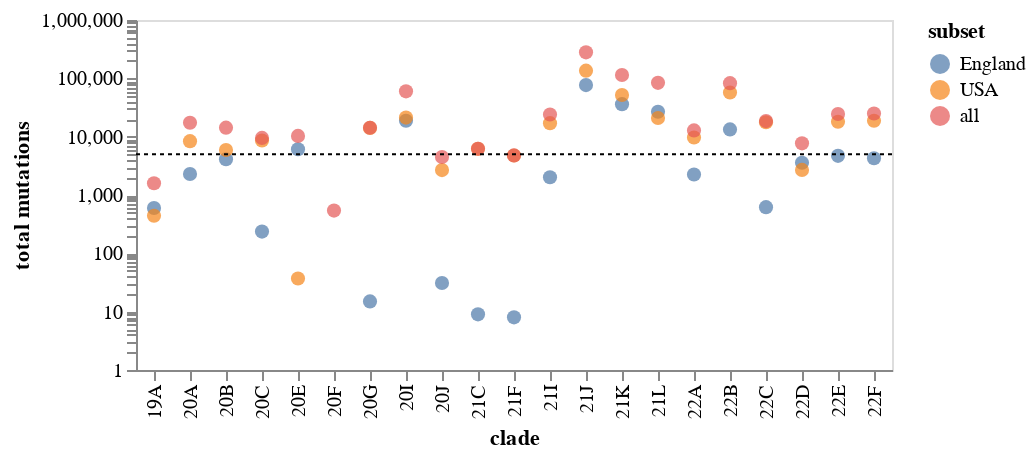

Here is the notebook cell this chart was saved with:
### Markdown cell above
Plot total mutation counts for each clade and subset on a log scale.
Also draw a line at our minimum cutoff: we only keep subsets above this cutoff:

### Code cell
clade_counts = mut_type_counts.groupby(["clade", "subset"], as_index=False).aggregate(
    {"count": "sum"}
)

clade_counts_chart = (
    alt.Chart(clade_counts)
    .encode(
        x="clade",
        y=alt.Y("count", title="total mutations", scale=alt.Scale(type="log")),
        tooltip=["clade", "subset", "count"],
        color="subset",
    )
    .mark_circle(size=50, opacity=0.7)
    .properties(width=alt.Step(18), height=175)
)

# draw cutoff line
cutoff = (
    alt.Chart(pd.DataFrame({"y": [synonymous_spectra_min_counts]}))
    .encode(y="y")
    .mark_rule(strokeDash=[2, 2])
)

(clade_counts_chart + cutoff).configure_axis(grid=False)

### Figure 1 — Vega-Lite specification as saved in the notebook (floating-point values rounded to 4 significant figures)
{"config": {"view": {"continuousWidth": 400, "continuousHeight": 300}, "axis": {"grid": false}}, "layer": [{"data": {"name": "data-19abca5a629f40b9ae6414cdc2043ffe"}, "mark": {"type": "circle", "opacity": 0.7, "size": 50}, "encoding": {"color": {"field": "subset", "type": "nominal"}, "tooltip": [{"field": "clade", "type": "nominal"}, {"field": "subset", "type": "nominal"}, {"field": "count", "type": "quantitative"}], "x": {"field": "clade", "type": "nominal"}, "y": {"field": "count", "scale": {"type": "log"}, "title": "total mutations", "type": "quantitative"}}, "height": 175, "width": {"step": 18}}, {"data": {"name": "data-9d9e832a3b89e17cd1e72e4f821f0927"}, "mark": {"type": "rule", "strokeDash": [2, 2]}, "encoding": {"y": {"field": "y", "type": "quantitative"}}}], "$schema": "https://vega.github.io/schema/vega-lite/v4.17.0.json", "datasets": {"data-19abca5a629f40b9ae6414cdc2043ffe": [{"clade": "19A", "subset": "England", "count": 599}, {"clade": "19A", "subset": "USA", "count": 440}, {"clade": "19A", "subset": "all", "count": 1592}, {"clade": "20A", "subset": "England", "count": 2287}, {"clade": "20A", "subset": "USA", "count": 8368}, {"clade": "20A", "subset": "all", "count": 17349}, {"clade": "20B", "subset": "England", "count": 4098}, {"clade": "20B", "subset": "USA", "count": 5915}, {"clade": "20B", "subset": "all", "count": 14263}, {"clade": "20C", "subset": "England", "count": 236}, {"clade": "20C", "subset": "USA", "count": 8613}, {"clade": "20C", "subset": "all", "count": 9534}, {"clade": "20E", "subset": "England", "count": 6075}, {"clade": "20E", "subset": "USA", "count": 37}, {"clade": "20E", "subset": "all", "count": 10296}, {"clade": "20F", "subset": "all", "count": 541}, {"clade": "20G", "subset": "England", "count": 15}, {"clade": "20G", "subset": "USA", "count": 14139}, {"clade": "20G", "subset": "all", "count": 14227}, {"clade": "20I", "subset": "England", "count": 18782}, {"clade": "20I", "subset": "USA", "count": 21256}, {"clade": "20I", "subset": "all", "count": 59837}, {"clade": "20J", "subset": "England", "count": 31}, {"clade": "20J", "subset": "USA", "count": 2670}, {"clade": "20J", "subset": "all", "count": 4486}, {"clade": "21C", "subset": "England", "count": 9}, {"clade": "21C", "subset": "USA", "count": 6180}, {"clade": "21C", "subset": "all", "count": 6215}, {"clade": "21F", "subset": "England", "count": 8}, {"clade": "21F", "subset": "USA", "count": 4762}, {"clade": "21F", "subset": "all", "count": 4774}, {"clade": "21I", "subset": "England", "count": 2018}, {"clade": "21I", "subset": "USA", "count": 17021}, {"clade": "21I", "subset": "all", "count": 23956}, {"clade": "21J", "subset": "England", "count": 76537}, {"clade": "21J", "subset": "USA", "count": 135504}, {"clade": "21J", "subset": "all", "count": 279359}, {"clade": "21K", "subset": "England", "count": 36103}, {"clade": "21K", "subset": "USA", "count": 51780}, {"clade": "21K", "subset": "all", "count": 114072}, {"clade": "21L", "subset": "England", "count": 26768}, {"clade": "21L", "subset": "USA", "count": 20861}, {"clade": "21L", "subset": "all", "count": 83727}, {"clade": "22A", "subset": "England", "count": 2243}, {"clade": "22A", "subset": "USA", "count": 9685}, {"clade": "22A", "subset": "all", "count": 12804}, {"clade": "22B", "subset": "England", "count": 13310}, {"clade": "22B", "subset": "USA", "count": 57138}, {"clade": "22B", "subset": "all", "count": 82710}, {"clade": "22C", "subset": "England", "count": 618}, {"clade": "22C", "subset": "USA", "count": 17667}, {"clade": "22C", "subset": "all", "count": 18501}, {"clade": "22D", "subset": "England", "count": 3575}, {"clade": "22D", "subset": "USA", "count": 2694}, {"clade": "22D", "subset": "all", "count": 7689}, {"clade": "22E", "subset": "England", "count": 4687}, {"clade": "22E", "subset": "USA", "count": 17995}, {"clade": "22E", "subset": "all", "count": 24510}, {"clade": "22F", "subset": "England", "count": 4262}, {"clade": "22F", "subset": "USA", "count": 18729}, {"clade": "22F", "subset": "all", "count": 24997}], "data-9d9e832a3b89e17cd1e72e4f821f0927": [{"y": 5000}]}}
